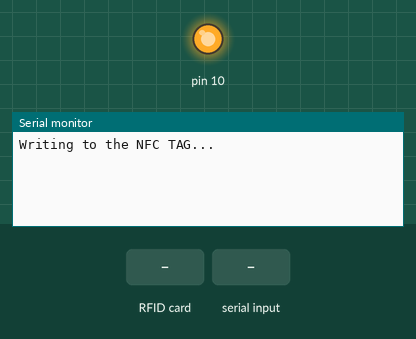
Recording of a sketch running on a simulated Arduino Uno, built with avr-gcc and run on an emulated ATmega328P. On the bench: output pins drawn as LEDs (lit = HIGH), the last lines printed to the serial monitor. The inputs (shaded band) are chosen by the test bench.

Above: at 1.2 s.
1.3 s: RFID card 5E 7A 19 C4 held to the reader
At 2.2 s:
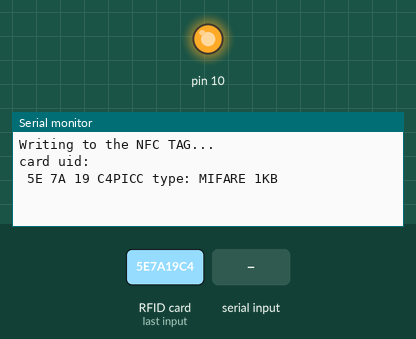
2.8 s: "1#" received over Serial
At 3.3 s:
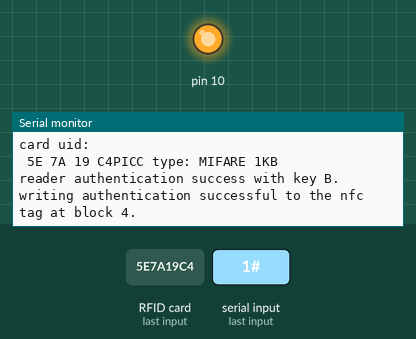

The sketch:

rfid_write.ino
```cpp
#include <SPI.h>
#include <MFRC522.h>

#define RST_PIN 0
#define SS_PIN 5
MFRC522 rfid(SS_PIN, RST_PIN);

void setup() {
  Serial.begin(9600);
  while(! Serial){};
  SPI.begin();
  rfid.PCD_Init();
  Serial.println(F("Writing to the NFC TAG..."));
}

void loop() {
  MFRC522::MIFARE_Key key;
  for(byte i = 0; i < 6;i++) key.keyByte[i] = 0xff;

  if(! rfid.PICC_IsNewCardPresent()){return;}
  if(! rfid.PICC_ReadCardSerial()){return;}

  Serial.println(F("card uid:"));
  for(byte i = 0; i < rfid.uid.size;i++){
    Serial.print(rfid.uid.uidByte[i] < 0x10 ? "0" : " ");
    Serial.print(rfid.uid.uidByte[i],HEX);
  }

  Serial.print(F("PICC type: "));
  MFRC522::PICC_Type picctype = rfid.PICC_GetType(rfid.uid.sak);
  Serial.println(rfid.PICC_GetTypeName(picctype));

  byte buffer[20];
  byte block;
  MFRC522::StatusCode status;
  byte len;

  Serial.setTimeout(20000L);
  len = Serial.readBytesUntil('#',(char*)buffer,16);
  for(byte i = len; i < 16;i++) buffer[i] = ' ';

  block = 4;
  status = rfid.PCD_Authenticate(MFRC522::PICC_CMD_MF_AUTH_KEY_B, block, &key, &(rfid.uid));
  if(status != MFRC522::STATUS_OK){
    Serial.print(F("PICC authentication failed with key B."));
    Serial.println(rfid.GetStatusCodeName(status));
    return;
  }
  else Serial.println("reader authentication success with key B.");

  status = rfid.MIFARE_Write(block, buffer, 16);
  if(status != MFRC522::STATUS_OK){
    Serial.print(F("Write Operation failed."));
    Serial.print(rfid.GetStatusCodeName(status));
    return;
  }
  else Serial.println("writing authentication successful to the nfc tag at block 4.");

  rfid.PICC_DumpToSerial(&(rfid.uid));

  rfid.PICC_HaltA();
  rfid.PCD_StopCrypto1();
}
```

Measured:
- after the input at 1.3 s, the serial monitor: prints a new line at once (image 1)
- after the input at 2.8 s, the serial monitor: prints a new line at once (image 2)
